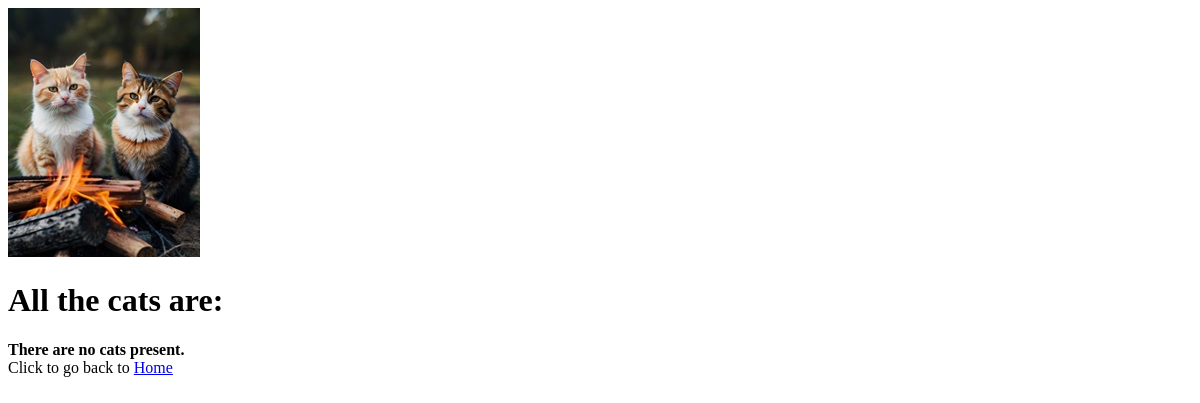
/pets_for_students/pets/, run on an earlier commit of the app's database.
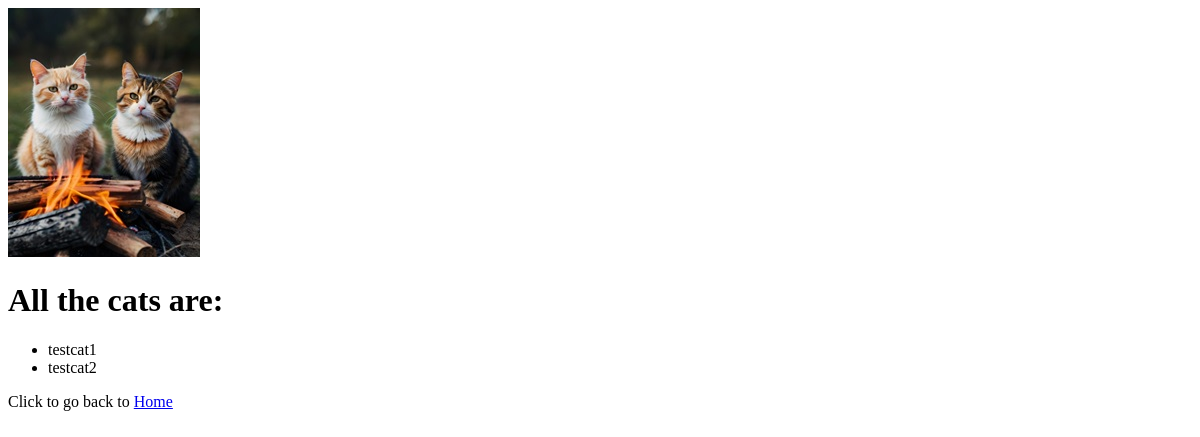
And on a later commit of the database.
### pets_for_students/models.py (models this page shows, shortened)
class Cats(models.Model):
    student = models.ForeignKey(Students, on_delete=models.CASCADE)
    name = models.CharField(max_length=128)

### pets_for_students/views.py (the view)
# urls.py: path('pets/', views.pets, name='pets')
def pets(request):
    cats_list = Cats.objects.order_by('name')
    context_dict = {}
    context_dict['cats'] = cats_list
    return render(request, 'pets_for_students/pets.html', context=context_dict)

### templates/pets_for_students/pets.html (shortened to what this page needs)
<!DOCTYPE html>
{% load staticfiles %}
<html>
    <head>
    </head>
    <body>
        <img src="{% static 'images/cats_with_fire.jpg' %}"
            alt="Picture of cats with fire" />
        <h1>All the cats are:</h1>
        <div>
            {% if cats %}
                <ul>
                    {% for cat in cats %}
                        <li>{{ cat.name }}</li>
                    {% endfor %}
                </ul>
            {% else %}
                <strong>There are no cats present.</strong>
            {% endif %}
        </div>
        <div>
            Click to go back to <a href="/pets_for_students/">Home</a><br />
        </div>
    </body>
</html>

What changed in the data, as far as the page shows it:
added Cats: name "testcat1"
added Cats: name "testcat2"
Also different on the page:
text no longer shown: "There are no cats present."
